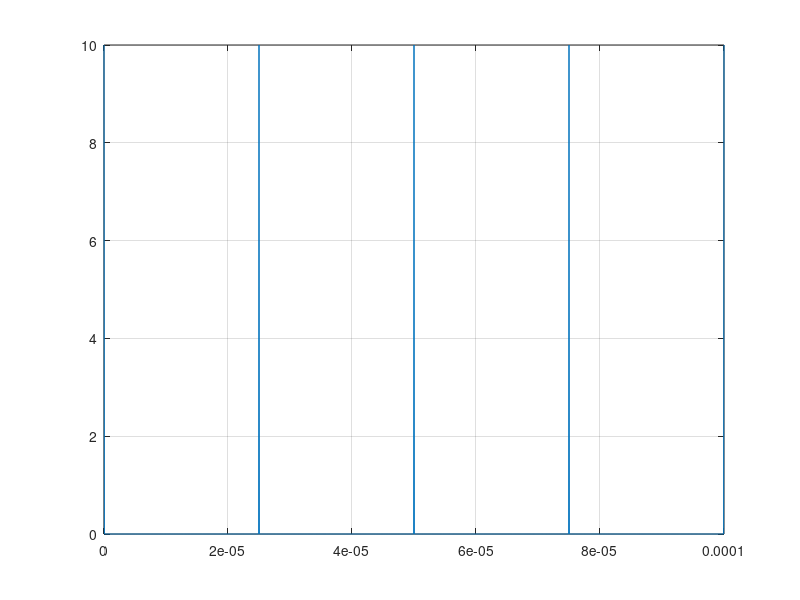
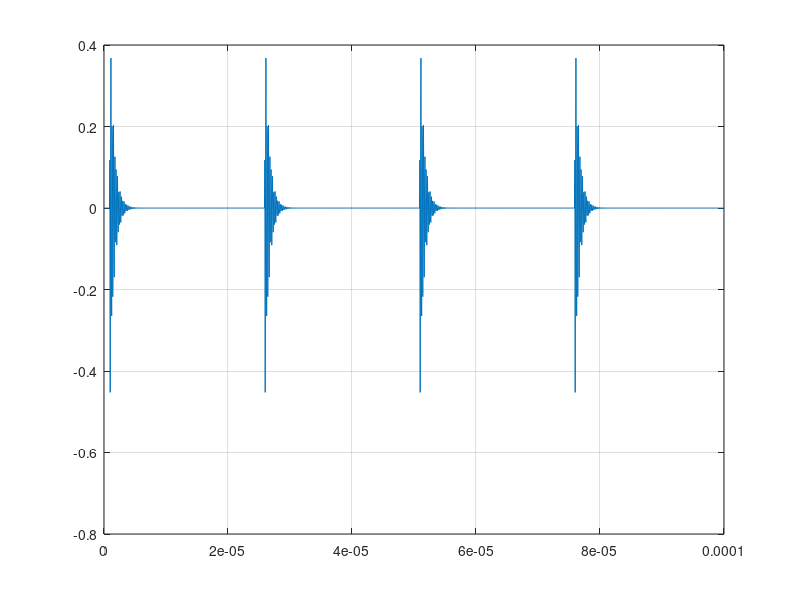
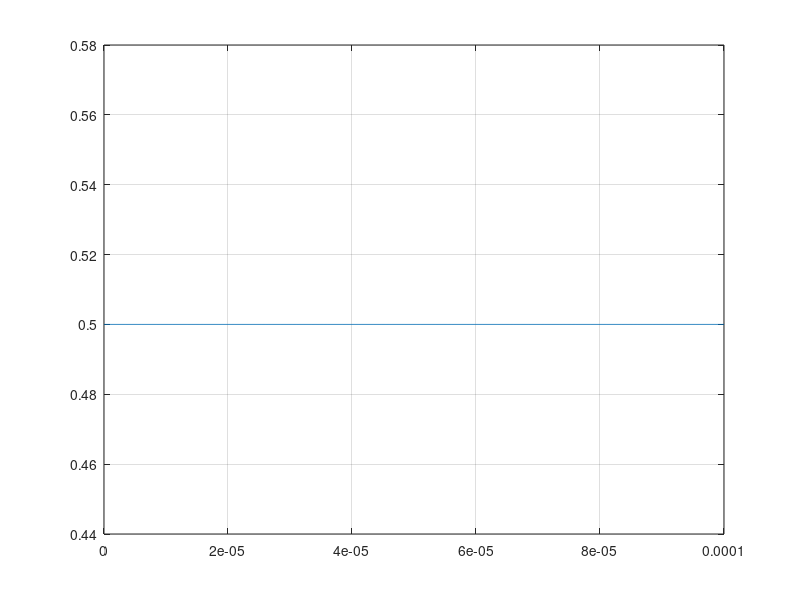

Source code (MATLAB) for these figures, in order:
close all;
clear all; % clc;

format compact

% addpath('../LlrfLib/')
addpath('../../submodules/sysgen-dsp-lib/LlrfLib/')
% LLRF setup
axiClk = 156.25e6;
interleavedChannels = 12;

Fs     = 357e6;
Fadc   = Fs;
Ts     = 1/Fs;
Fproc  = 204e6;
Fsig   = Fproc/12;

configBase = hex2dec('800');
statusBase = hex2dec('0');
cav1p1_addr = 204;
cav1p2_addr = cav1p1_addr * 2;
cav2p1_addr = cav1p1_addr * 3;
cav2p2_addr = cav1p1_addr * 4;

fc = 2851.3e6;    % Cavity resonate freq
f_prl = 2856e6;   % PRL freq
b_rate = 0.04e6;  % Beam rate in Hz
b_ts   = 1/b_rate;
sig_ratio = Fsig/b_rate
num_shot = 4;

t_needed = b_ts * num_shot;

fs = fc*5.5;

% fc_if   = fc - flo;
% qcav_if = fc_if/bw;
% wcav_if = fc_if*2*pi;

wc = 2*pi*fc;
q  = 6000;        % Cavity Q
bw = fc/q;        % Cavity BW
fadc = 357e6;     % ADC sample clock
Tadc = 1/fadc;
t_puls_stop = 2.5e-5; % simulation set stop time for ring down
t_puls_gap  = 1e-5; % time gap between pulse
t_delay = 0.5e-6;   % Delaying the start of the pulse
flo = 2771e6;       % LO freq
t_start = 0;        % x axis start time
% t_stop  = 1e-4;     % x axis stop time
t_stop = (num_shot * (t_delay + t_puls_stop + t_puls_gap));

t_sig  = (0:(t_needed*Fsig))*(1/Fsig);
% t_puls = t_start:(1/fadc):(t_delay + t_puls_stop + t_puls_gap);
t_puls = (0:(t_delay + t_puls_stop + t_puls_gap)*fadc)*(1/fadc);
% adc_t = (t_start):(1/fadc):(t_stop);   % ADC CLK x axis
adc_t = (0:(length(t_puls)*num_shot-1))*(1/fadc);
% adc_t = (0:((t_stop*fadc)+(num_shot-1)))*(1/fadc);   % ADC CLK x axis
% t_trg = (t_start):(1/Fproc):(t_stop);
t_trg = (0:((t_stop*Fproc)+(num_shot-1)))*(1/Fproc);
% t_trg_seg = t_start:(1/Fproc):(t_delay + t_puls_stop + t_puls_gap);
t_trg_seg = (0:(t_delay + t_puls_stop + t_puls_gap)*Fproc)*(1/Fproc);


jitter_amt = 100e-12;
jitter_t = (t_start+jitter_amt):(1/fadc):(t_stop+jitter_amt);

trigger_sig = zeros(1, length(t_trg_seg));
trigger_sig(1,1:12) = 1e2;

sig_t_trg = zeros(1, length(t_sig));
sig_t_pul_t = ones(1,num_shot-1);
sig_t_trg(1,1) = 1e1;
for i=1:num_shot
    sig_t_pul_t(i+1) = find(t_sig == (i*b_ts));
    sig_t_trg(1,sig_t_pul_t(i+1)) = 1e1;    
end
sig_t_pul_t;
sig_t_pul_tic = sig_t_pul_t(2) - sig_t_pul_t(1);
figure()
plot(t_sig, sig_t_trg); grid on
% figure()
% plot(t_trg_seg, trigger_sig); grid on

f_if_prl = f_prl-flo;
SIM_PRL = cos((2*pi*(f_if_prl)*(adc_t)) + (0));   % Simplified PRL signal in the adc for simulink
sig_SIM_PRL = cos((2*pi*(f_if_prl)*(t_sig)) + (pi/3));   % Simplified PRL signal in the adc for simulink

% Math representation of the IF cavity ring output 
f_if = fc - flo;
tau_if = 1/(2*pi*bw/2);
SIM_IF = cos(2*pi*f_if*(adc_t-t_delay));   % 80.278MHz ring
SIM_y_if = exp(-(adc_t-t_delay)/tau_if);   % Cavity exp decay
SIM_Ustep = (adc_t >= t_delay);            % Delaying the start
SIM_cav_ring_if = SIM_IF .* SIM_Ustep .* SIM_y_if;

sig_SIM_IF    = zeros(1, length(t_sig));
sig_SIM_y_if  = zeros(1, length(t_sig));
sig_SIM_Ustep = zeros(1, length(t_sig));
sig_SIM_cav_ring_if = zeros(1, length(t_sig));
sig_delay = 8*(1/Fsig);
tau_if = 1/(2*pi*bw/2);
for i = 1:(num_shot)
    sig_SIM_IF(sig_t_pul_t(i):sig_t_pul_t(i+1)-1)   = cos(2*pi*f_if*(t_sig(1:sig_t_pul_t(2)-1)-sig_delay));   % 80.278MHz ring
    sig_SIM_y_if(sig_t_pul_t(i):sig_t_pul_t(i+1)-1) = exp(-(t_sig(1:sig_t_pul_t(2)-1)-sig_delay)/tau_if);   % Cavity exp decay
    sig_SIM_Ustep(sig_t_pul_t(i):sig_t_pul_t(i+1)-1) = (t_sig(1:sig_t_pul_t(2)-1)-sig_delay >= sig_delay);            % Delaying the start
    sig_SIM_cav_ring_if(sig_t_pul_t(i):sig_t_pul_t(i+1)-1) = sig_SIM_IF(sig_t_pul_t(i):sig_t_pul_t(i+1)-1) .* ...
        sig_SIM_Ustep(sig_t_pul_t(i):sig_t_pul_t(i+1)-1) .* sig_SIM_y_if(sig_t_pul_t(i):sig_t_pul_t(i+1)-1);
end

SIM_cav = cos((2*pi*(f_if)*(adc_t)) + (0));
figure()
plot(t_sig, sig_SIM_cav_ring_if); grid on
% plot(t_sig, sig_t_trg);
figure()
plot(t_sig, sig_SIM_PRL); grid on


tSIM_IF = cos(2*pi*f_if*(t_puls-t_delay));   % 80.278MHz ring
tSIM_y_if = exp(-(t_puls-t_delay)/tau_if);   % Cavity exp decay
tSIM_Ustep = (t_puls >= t_delay);            % Delaying the start
tSIM_cav_ring_if = tSIM_IF .* tSIM_Ustep .* tSIM_y_if;
t_cav_test = tSIM_cav_ring_if;
% figure()
% plot(t_puls, t_cav_test); grid on;
trig_ary = trigger_sig;
for (i = 2:num_shot)
    t_cav_test = cat(2, t_cav_test, tSIM_cav_ring_if);
    trig_ary = cat(2, trig_ary, trigger_sig);
end
size(t_cav_test);
% figure()
% plot(adc_t, t_cav_test); grid on; hold on;
% plot(t_trg, trig_ary/(1e3)); hold off

SYS_PRL = [adc_t', SIM_PRL'];
% SYS_CAV = [t_sig', sig_SIM_cav_ring_if'];
SYS_CAV = [adc_t', SIM_cav'];
SYS_TRG = [t_sig', sig_t_trg'];

% abs(f_if-f_if_prl);
% t_stop;

% figure()
% plot(adc_t, SIM_cav_ring_if);grid on; hold on;
% plot(adc_t, t_cav_test); hold off

% figure()
% plot(adc_t, SIM_PRL);grid on; hold on;
% plot(adc_t, t_cav_test); hold off
% 
% figure()
% plot(adc_t, SIM_cav_ring_if); grid on;
